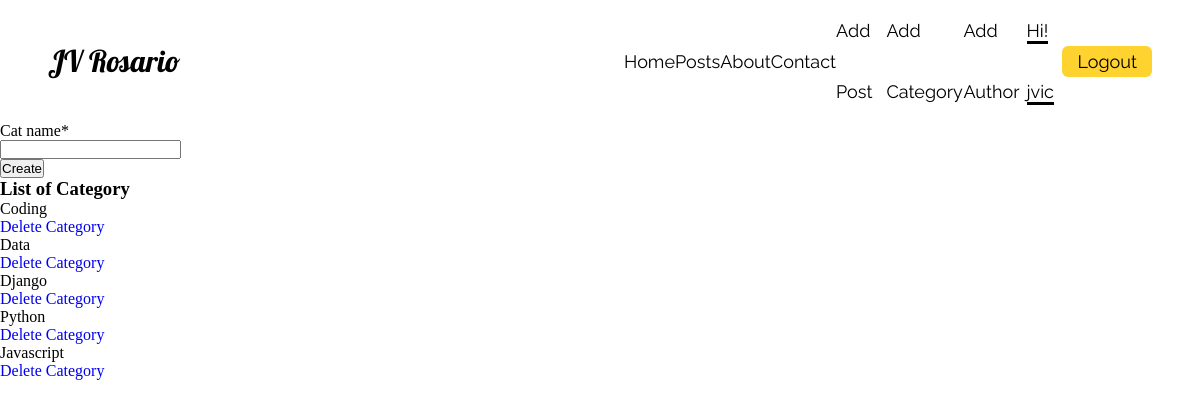
/addcat/ (signed in), run on the app's committed database.
### blogapp/models.py (models this page shows)
class Category(models.Model):
    id = HashidAutoField(primary_key=True)
    cat_name = models.CharField(max_length = 200)
    def __str__(self):
        return self.cat_name

### blogapp/decorators.py (the view)
        def wrapper_func(request, *args, **kwargs):
            group = None
            if request.user.groups.exists():
                group = request.user.groups.all()[0].name
            if group in allowed_roles:
                return view_func(request,*args, **kwargs)
            else:
                return render(request, 'blogapp/allow.html')

### blogapp/forms.py
class CategoryForm(ModelForm):
    class Meta:
        model = Category
        fields = ["cat_name"]

### blogapp/views.py (called while the page is built)
@login_required(login_url = "login_user")
@allowed(allowed_roles=["admin"])
def addcat(request):
    category = Category.objects.all()
    form = CategoryForm()
    if request.method == "POST":
        form = CategoryForm(request.POST)
        if form.is_valid():
            form.save()
            return redirect("addcat")
    content = {
        "form":form,
        "category":category
    }
    return render(request, 'blogapp/addcat.html',content)

### blogapp/templates/blogapp/addcat.html (shortened to what this page needs)
{% load crispy_forms_tags %}
<!DOCTYPE html>
<html lang="en">
<head>
</head>
<body>
    {% include 'blogapp/nav.html' %}
    <form action="" method="POST" enctype="multipart/form-data" class="m-5">
        {{form|crispy}}
        <button class="btn btn-primary">Create</button>
    </form>
    <h3>List of Category</h3>
    {% for cat in category %}
    <p>{{cat}}</p>
    <a href="{% url 'deletecat' cat.id %}" class='btn btn-danger'>Delete Category</a>
    {% endfor %}
</body>
</html>

### blogapp/templates/blogapp/nav.html (shortened to what this page needs)
{% load static %}
<!DOCTYPE html>
<html lang="en">
<head>
    <link rel="stylesheet" href="{% static '/css/nav.css' %}">
</head>
<body>
    <nav class="navbar">
        <div class="brand-title">JV Rosario</div>
            <ul>
                <li><a href="{% url 'home' %}">Home</a></li>
                <li><a href="{% url 'projects' %}">Posts</a></li>
                <li><a href="{% url 'about' %}">About</a></li>
                <li><a href="{% url 'contact' %}">Contact</a></li>
                {% if request.user.is_staff %}
                <li><a href="{% url 'addpost' %}">Add Post</a></li>
                <li><a href="{% url 'addcat' %}">Add Category</a></li>
                <li><a href="{% url 'addauthor' %}">Add Author</a></li>
                {% endif %}
                {% if request.user.is_authenticated %}
                <li><a href="{% url 'edit-profile' %}" class="user">Hi! {{request.user}}</a></li>
                <li><a href="{% url 'logout_user' %}" class="logout">Logout</a></li>
                {% else %}
                <li><a href="" class="user">Hi! Visitor</a></li>
                <li><a href="{% url 'login_user' %}" class="login">Login</a></li>
                {% endif %}
            </ul>
    </nav>
</body>
</html>

### static/css/nav.css (style rules this page uses)
* { padding: 0; margin: 0; box-sizing: 0; text-decoration: none; }
nav { display: flex; justify-content: space-between; align-items: center; line-height: 60px; background-color:white; }
.user { border-bottom: 3px solid #000; }
.logout { background-color: #fed330; padding:5px 15px; border-radius: 6px; border: none; }
nav .brand-title { margin-left: 3rem; font-size: 30px; font-family: 'Lobster', cursive; }
nav ul { font-family: 'Raleway', sans-serif; display: flex; justify-content: space-between; align-items: center; width: 44%; margin-right: 3rem; }
nav ul li { list-style: none; font-size: 20px; }
nav ul li a { text-decoration: none; font-size: 19px; color: #000; font-size: 18px; }

### data on the page
Category: cat_name "Coding"
Category: cat_name "Data"
Category: cat_name "Django"
Category: cat_name "Python"
Category: cat_name "Javascript"

### other printed values
{{ request.user }} "jvic"
